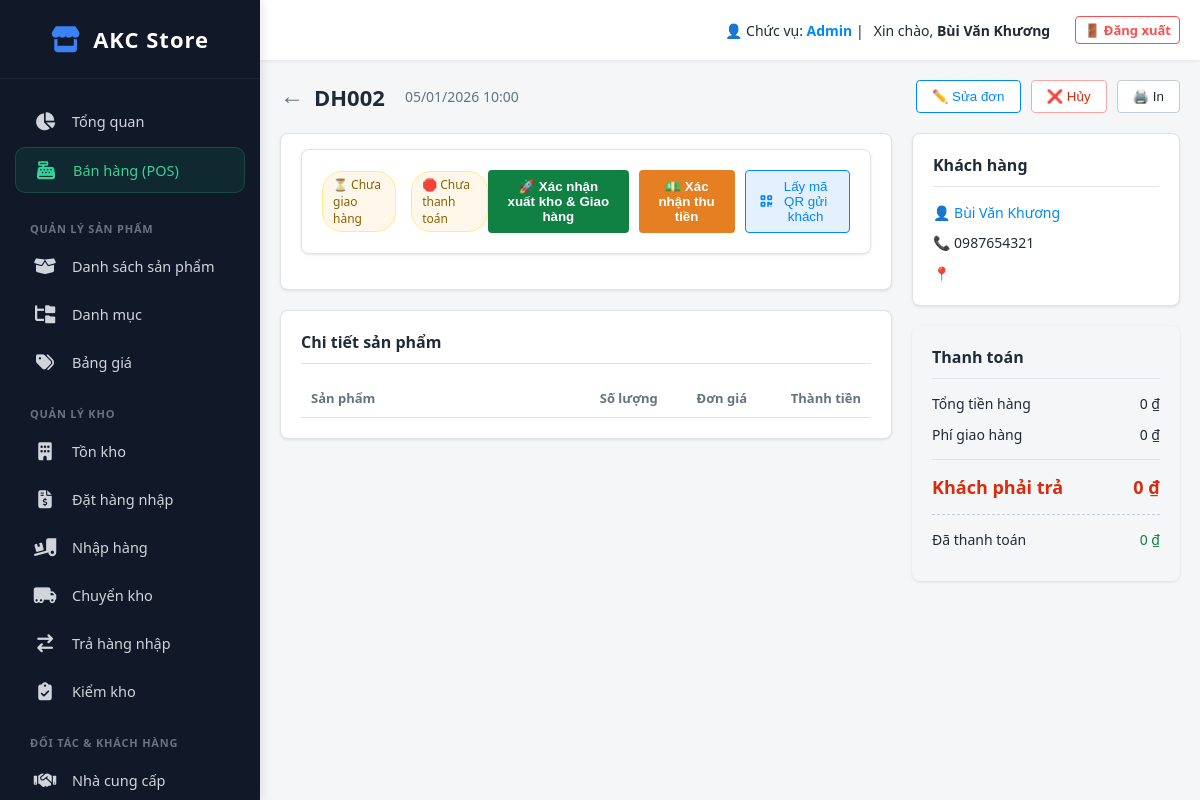
Page /index.php?action=view_order&id=2 (signed in) on the committed database.
### tables this page shows
CREATE TABLE `orders` (
  `id` int(11) NOT NULL,
  `order_code` varchar(50) DEFAULT NULL,
  `customer_id` int(11) NOT NULL,
  `customer_name` varchar(255) DEFAULT NULL,
  `phone` varchar(20) DEFAULT NULL,
  `address` text DEFAULT NULL,
  `subtotal` decimal(15,2) DEFAULT 0.00,
  `total_amount` decimal(15,2) NOT NULL,
  `paid_amount` decimal(15,2) DEFAULT 0.00,
  `payment_status` enum('unpaid','partial','paid') DEFAULT 'unpaid',
  `created_at` datetime DEFAULT current_timestamp(),
  `total_product_discount` decimal(15,2) DEFAULT 0.00,
  `total_order_discount` decimal(15,2) DEFAULT 0.00,
  `original_shipping_fee` decimal(15,2) DEFAULT 0.00,
  `total_shipping_discount` decimal(15,2) DEFAULT 0.00,
  `tax_amount` decimal(15,2) DEFAULT 0.00,
  `grand_total` decimal(15,2) DEFAULT 0.00,
  `amount_paid` decimal(15,2) DEFAULT 0.00,
  `payment_method` varchar(50) DEFAULT 'cash',
  `order_status` varchar(50) DEFAULT 'pending',
  `shipping_status` varchar(50) DEFAULT 'pending',
  `sales_channel` varchar(50) DEFAULT 'pos',
  `is_archived` tinyint(1) DEFAULT 0 COMMENT '0: Bình thường, 1: Đã lưu trữ',
  `packing_status` varchar(50) DEFAULT 'pending' COMMENT 'pending, packing, packed',
  `assigned_staff_id` int(11) DEFAULT NULL COMMENT 'ID Nhân viên phụ trách',
  `tags` varchar(255) DEFAULT NULL COMMENT 'Các tag cách nhau dấu phẩy (VD: V.I.P, Gấp)',
  `has_e_invoice` tinyint(1) DEFAULT 0 COMMENT '1: Đã xuất Hóa đơn điện tử',
  `printed_delivery` tinyint(1) DEFAULT 0,
  `printed_picking_order` tinyint(1) DEFAULT 0,
  `printed_picking_product` tinyint(1) DEFAULT 0,
  `packer_id` int(11) DEFAULT NULL
);

CREATE TABLE `customers` (
  `id` int(11) NOT NULL,
  `customer_code` varchar(50) DEFAULT NULL,
  `last_name` varchar(100) DEFAULT NULL,
  `first_name` varchar(100) NOT NULL,
  `phone` varchar(50) DEFAULT NULL,
  `email` varchar(255) DEFAULT NULL,
  `accept_marketing` tinyint(1) DEFAULT 0,
  `province` varchar(100) DEFAULT NULL,
  `district` varchar(100) DEFAULT NULL,
  `ward` varchar(100) DEFAULT NULL,
  `address` text DEFAULT NULL,
  `tax_code` varchar(50) DEFAULT NULL,
  `company_name` varchar(255) DEFAULT NULL,
  `invoice_address` text DEFAULT NULL,
  `invoice_email` varchar(255) DEFAULT NULL,
  `notes` text DEFAULT NULL,
  `tags` varchar(255) DEFAULT NULL,
  `debt` decimal(15,2) DEFAULT 0.00,
  `created_at` datetime DEFAULT current_timestamp()
);

### app/controllers/OrderController.php (called while the page is built, shortened)
<?php
class OrderController
{
    public function view()
    {
        $id = $_GET['id'] ?? 0;
        $db = (new Database())->getConnection();
        $query_order = "SELECT o.*,
                               CONCAT(c.last_name, ' ', c.first_name) AS customer_name,
                               c.phone, c.address
                        FROM orders o
                        LEFT JOIN customers c ON o.customer_id = c.id
                        WHERE o.id = ?";
        $stmt_order = $db->prepare($query_order);
        $stmt_order->execute([$id]);
        $order = $stmt_order->fetch(PDO::FETCH_ASSOC);
        require_once __DIR__ . '/../views/order/detail.php';
    }
}

### public/index.php (called while the page is built, shortened)
<?php
$app = new App();

### app/views/order/detail.php (the view, shortened to what this page needs)
<?php
require_once __DIR__ . '/../layout/header.php';
?>
<div class="v3-header">
    <div class="v3-title">
        <a href="index.php?action=order_list">←</a>
        <?php echo htmlspecialchars($order['order_code']); ?>
        <span style="font-size: 14px; font-weight: normal; color: #637381; margin-left: 10px;">
            <?php echo date('d/m/Y H:i', strtotime($order['created_at'])); ?>
        </span>
    </div>
    <div style="display: flex; gap: 10px;">
        <?php if (($order['order_status'] ?? '') !== 'cancelled' && ($order['shipping_status'] ?? '') !== 'delivered'): ?>
            <button class="btn-outline" style="color: #0088ff; border-color: #0088ff;" onclick="alert('Tính năng chuyển sang màn hình Sửa Đơn đang được cập nhật!')">✏️ Sửa đơn</button>
        <?php endif; ?>
        <?php if (($order['order_status'] ?? '') !== 'cancelled'): ?>
            <button type="button" class="btn-outline" style="color: #d82c0d; border-color: #fca5a5;" onclick="processCancel(<?php echo $order['id']; ?>)">❌ Hủy</button>
        <?php endif; ?>
        <button class="btn-outline" onclick="window.open('index.php?action=print_order&id=<?php echo $order['id']; ?>', '_blank')">🖨️ In</button>
    </div>
</div>
<div class="pos-layout">
    <div class="pos-left">
        <div class="v3-card" style="padding: 15px 20px;">
            <div class="v3-card" style="padding: 20px;">
                <div style="display: flex; justify-content: space-between; align-items: center;">
                    <div style="display: flex; gap: 15px;">
                        <?php if (($order['order_status'] ?? '') == 'cancelled'): ?>
                            <span class="badge" style="background:#ffe4e4; color:#d82c0d; border:1px solid #ffb8b8;">❌ Đã hủy</span>
                        <?php elseif (($order['shipping_status'] ?? '') == 'delivered'): ?>
                            <span class="badge badge-paid">🚚 Đã giao hàng</span>
                        <?php else: ?>
                            <span class="badge badge-pending">⏳ Chưa giao hàng</span>
                        <?php endif; ?>
                        <?php if (($order['payment_status'] ?? '') == 'paid'): ?>
                            <span class="badge badge-paid">💰 Đã thanh toán</span>
                        <?php else: ?>
                            <span class="badge badge-pending">🛑 Chưa thanh toán</span>
                        <?php endif; ?>
                    </div>
                    <div style="display: flex; gap: 10px;">
                        <?php if (($order['shipping_status'] ?? '') !== 'delivered' && ($order['order_status'] ?? '') !== 'cancelled'): ?>
                            <button type="button" class="btn-primary" id="btn_ship_action" style="width:auto; padding:8px 15px; background:#108043;" onclick="processShipping(<?php echo $order['id']; ?>)">🚀 Xác nhận xuất kho & Giao hàng</button>
                        <?php endif; ?>
                        <?php if (($order['payment_status'] ?? '') !== 'paid' && ($order['order_status'] ?? '') !== 'cancelled'): ?>
                            <button type="button" class="btn-primary" id="btn_pay_action" style="width:auto; padding:8px 15px; background:#e67e22;" onclick="processPayment(<?php echo $order['id']; ?>)">💵 Xác nhận thu tiền</button>
                            <button type="button" class="btn-outline" style="width:auto; padding:8px 15px; border-color:#0088ff; color:#0088ff; background: #e5f0ff;" onclick="document.getElementById('online_qr_modal').style.display='flex'">
                                <i class="fa-solid fa-qrcode"></i> Lấy mã QR gửi khách
                            </button>
                        <?php endif; ?>
                    </div>
                </div>
            </div>
        </div>
        <div class="v3-card">
            <div class="v3-card-title">Chi tiết sản phẩm</div>
            <table class="cart-table">
                <thead>
                    <tr>
                        <th style="width: 50%;">Sản phẩm</th>
                        <th style="width: 15%; text-align: center;">Số lượng</th>
                        <th style="width: 15%; text-align: right;">Đơn giá</th>
                        <th style="width: 20%; text-align: right;">Thành tiền</th>
                    </tr>
                </thead>
            </table>
        </div>
    </div>
    <div class="pos-right">
        <div class="v3-card">
            <div class="v3-card-title">Khách hàng</div>
            <div class="customer-info">
                <?php if (!empty($order['customer_name'])): ?>
                    <div style="margin-bottom: 8px;">👤 <span><?php echo htmlspecialchars($order['customer_name']); ?></span></div>
                    <div style="margin-bottom: 8px;">📞 <?php echo htmlspecialchars($order['phone'] ?? 'Chưa cập nhật'); ?></div>
                    <div>📍 <?php echo htmlspecialchars($order['address'] ?? 'Chưa cập nhật địa chỉ'); ?></div>
                <?php else: ?>
                    <div style="color: #8c98a4; font-style: italic;">Khách lẻ (Không lưu thông tin)</div>
                <?php endif; ?>
            </div>
        </div>
        <div class="v3-card" style="background: #f4f6f8; border: none;">
            <div class="v3-card-title">Thanh toán</div>
            <div class="summary-line">
                <span>Tổng tiền hàng</span>
                <span><?php echo number_format($order['subtotal'] ?? 0, 0, '', '.'); ?> ₫</span>
            </div>
            <div class="summary-line">
                <span>Phí giao hàng</span>
                <span><?php echo number_format(($order['original_shipping_fee'] ?? 0) - ($order['total_shipping_discount'] ?? 0), 0, '', '.'); ?> ₫</span>
            </div>
            <div class="summary-total">
                <span>Khách phải trả</span>
                <span><?php echo number_format($order['grand_total'] ?? 0, 0, '', '.'); ?> ₫</span>
            </div>
            <div class="summary-line" style="margin-top: 15px; border-top: 1px dashed #c4cdd5; padding-top: 15px;">
                <span style="font-weight: 500;">Đã thanh toán</span>
                <span style="font-weight: 500; color: #108043;"><?php echo number_format($order['amount_paid'] ?? 0, 0, '', '.'); ?> ₫</span>
            </div>
        </div>
    </div>
</div>
<?php require_once __DIR__ . '/../layout/footer.php'; ?>

### app/views/layout/header.php (style rules this page uses)
* { box-sizing: border-box; margin: 0; padding: 0; }
body { font-family: 'Segoe UI', Tahoma, Geneva, Verdana, sans-serif; background-color: #f4f6f8; color: #212b36; display: flex; height: 100vh; overflow: hidden; }

### app/views/order/detail.php (style rules this page uses)
.v3-header { display: flex; justify-content: space-between; align-items: center; margin-bottom: 20px; }
.v3-title { font-size: 22px; font-weight: bold; color: #212b36; display: flex; align-items: center; gap: 10px; }
.v3-title a { color: #637381; text-decoration: none; font-size: 24px; margin-top: -4px; }
.pos-layout { display: flex; gap: 20px; align-items: flex-start; }
.pos-left { flex: 0 0 68%; }
.pos-right { flex: 1; }
.v3-card { background: #fff; border-radius: 8px; box-shadow: 0 1px 3px rgba(0, 0, 0, 0.1); padding: 20px; margin-bottom: 20px; border: 1px solid #dfe3e8; }
.v3-card-title { font-size: 16px; font-weight: 600; color: #212b36; margin-bottom: 15px; padding-bottom: 10px; border-bottom: 1px solid #dfe3e8; }
.cart-table { width: 100%; border-collapse: collapse; }
.cart-table th { text-align: left; padding: 10px; color: #637381; font-weight: 600; font-size: 13px; border-bottom: 1px solid #dfe3e8; }
.summary-line { display: flex; justify-content: space-between; margin-bottom: 12px; font-size: 14px; color: #212b36; }
.summary-total { display: flex; justify-content: space-between; margin-top: 15px; padding-top: 15px; border-top: 1px solid #dfe3e8; font-size: 18px; font-weight: 700; color: #d82c0d; }
.badge { padding: 4px 10px; border-radius: 20px; font-size: 12px; font-weight: 500; display: inline-block; }
.badge-pending { background: #fff8ea; color: #8a6100; border: 1px solid #ffea8a; }
.customer-info { font-size: 14px; line-height: 1.6; color: #212b36; }
.customer-info span { color: #0088ff; font-weight: 500; }
.btn-outline { background: #fff; color: #212b36; padding: 8px 15px; border: 1px solid #c4cdd5; border-radius: 4px; font-weight: 500; cursor: pointer; display: flex; align-items: center; gap: 5px; transition: 0.2s; }
.btn-primary { background: #0088ff; color: #fff; padding: 8px 15px; border: none; border-radius: 4px; font-weight: 600; cursor: pointer; text-decoration: none; transition: 0.2s; }

### rows in the picture
orders: order_code "DH002", created_at "05/01/2026 10:00", customer.phone "0987654321", subtotal "0", ($order['original_shipping_fee'] ?? 0) - ($order['total_shipping_discount'] ?? 0) "0", grand_total "0", amount_paid "0"

### other values in the picture
$user_session['role'] "Admin"
$user_session['full_name'] "Bùi Văn Khương"
$order['customer_name'] "Bùi Văn Khương"
